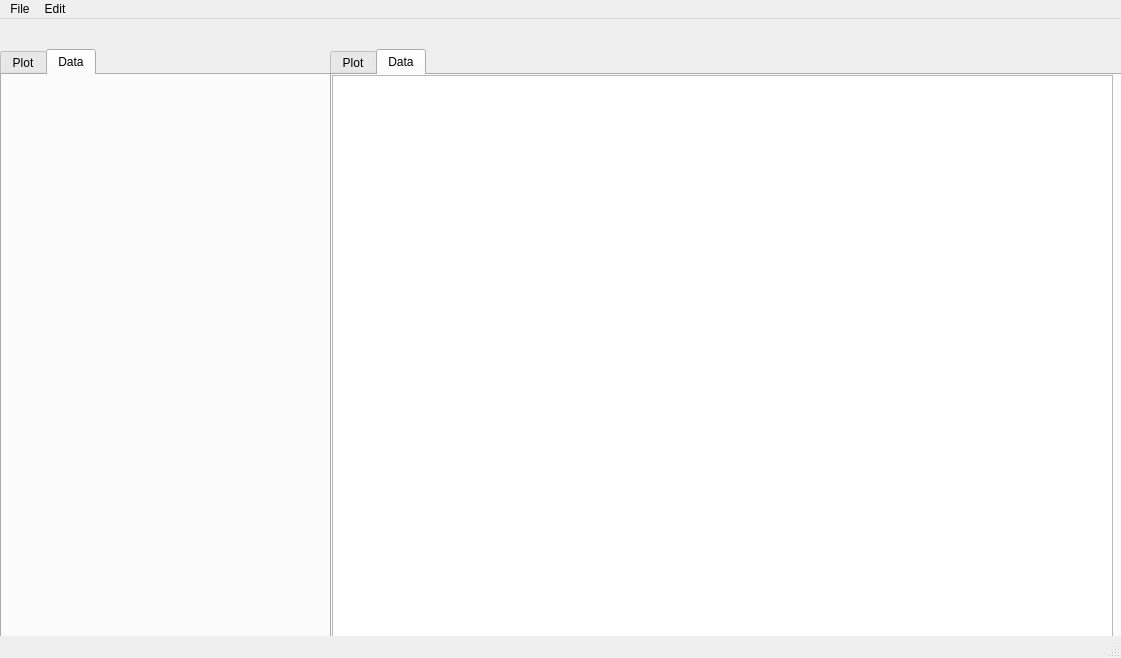
<?xml version="1.0" encoding="UTF-8"?>
<ui version="4.0">
 <class>MainWindow</class>
 <widget class="QMainWindow" name="MainWindow">
  <property name="geometry">
   <rect>
    <x>0</x>
    <y>0</y>
    <width>1121</width>
    <height>658</height>
   </rect>
  </property>
  <property name="windowTitle">
   <string>MainWindow</string>
  </property>
  <widget class="QWidget" name="centralwidget">
   <widget class="QTabWidget" name="Properties">
    <property name="enabled">
     <bool>true</bool>
    </property>
    <property name="geometry">
     <rect>
      <x>0</x>
      <y>30</y>
      <width>331</width>
      <height>591</height>
     </rect>
    </property>
    <property name="currentIndex">
     <number>1</number>
    </property>
    <widget class="QWidget" name="TabPropertiesPlot">
     <attribute name="title">
      <string>Plot</string>
     </attribute>
    </widget>
    <widget class="QWidget" name="TabPropertiesData">
     <attribute name="title">
      <string>Data</string>
     </attribute>
    </widget>
   </widget>
   <widget class="QTabWidget" name="View">
    <property name="geometry">
     <rect>
      <x>330</x>
      <y>30</y>
      <width>801</width>
      <height>601</height>
     </rect>
    </property>
    <property name="currentIndex">
     <number>1</number>
    </property>
    <widget class="QWidget" name="TabViewPlot">
     <attribute name="title">
      <string>Plot</string>
     </attribute>
    </widget>
    <widget class="QWidget" name="TabViewData">
     <attribute name="title">
      <string>Data</string>
     </attribute>
     <widget class="QTextBrowser" name="rawData">
      <property name="geometry">
       <rect>
        <x>0</x>
        <y>0</y>
        <width>781</width>
        <height>581</height>
       </rect>
      </property>
     </widget>
    </widget>
   </widget>
  </widget>
  <widget class="QMenuBar" name="menubar">
   <property name="geometry">
    <rect>
     <x>0</x>
     <y>0</y>
     <width>1121</width>
     <height>21</height>
    </rect>
   </property>
   <widget class="QMenu" name="menuFile">
    <property name="title">
     <string>File</string>
    </property>
    <widget class="QMenu" name="menuOpen_recent_CSV">
     <property name="title">
      <string>Open recent CSV</string>
     </property>
    </widget>
    <widget class="QMenu" name="menuOpen_recent_project">
     <property name="title">
      <string>Open recent project</string>
     </property>
    </widget>
    <addaction name="actionOpen_CSV"/>
    <addaction name="menuOpen_recent_CSV"/>
    <addaction name="actionClose"/>
    <addaction name="actionSave_as"/>
    <addaction name="separator"/>
    <addaction name="actionOpen_project"/>
    <addaction name="menuOpen_recent_project"/>
    <addaction name="actionSave"/>
    <addaction name="actionSave_as_2"/>
    <addaction name="actionClose_project"/>
   </widget>
   <widget class="QMenu" name="menuEdit">
    <property name="title">
     <string>Edit</string>
    </property>
    <addaction name="actionNight_mode"/>
    <addaction name="actionDay_mode"/>
    <addaction name="separator"/>
    <addaction name="actionFont_s_style"/>
    <addaction name="actionBackground_s_colour"/>
    <addaction name="actionFont_s_colour"/>
    <addaction name="actionBackground_font_s_colour"/>
    <addaction name="separator"/>
   </widget>
   <addaction name="menuFile"/>
   <addaction name="menuEdit"/>
  </widget>
  <widget class="QStatusBar" name="statusbar"/>
  <action name="actionOpen_CSV">
   <property name="text">
    <string>Open CSV</string>
   </property>
  </action>
  <action name="actionClose">
   <property name="text">
    <string>Save</string>
   </property>
  </action>
  <action name="actionSave_as">
   <property name="text">
    <string>Save as</string>
   </property>
  </action>
  <action name="actionOpen_project">
   <property name="text">
    <string>Open project</string>
   </property>
  </action>
  <action name="actionSave">
   <property name="text">
    <string>Save</string>
   </property>
  </action>
  <action name="actionSave_as_2">
   <property name="text">
    <string>Save as</string>
   </property>
  </action>
  <action name="actionClose_project">
   <property name="text">
    <string>Close project</string>
   </property>
  </action>
  <action name="actionFont_s_style">
   <property name="text">
    <string>Font's style</string>
   </property>
  </action>
  <action name="actionBackground_s_colour">
   <property name="text">
    <string>Background's colour</string>
   </property>
  </action>
  <action name="actionFont_s_colour">
   <property name="text">
    <string>Font's colour</string>
   </property>
  </action>
  <action name="actionBackground_font_s_colour">
   <property name="text">
    <string>Background font's colour</string>
   </property>
  </action>
  <action name="actionNight_mode">
   <property name="text">
    <string>Night mode</string>
   </property>
  </action>
  <action name="actionDay_mode">
   <property name="text">
    <string>Day mode</string>
   </property>
  </action>
 </widget>
 <resources/>
 <connections/>
</ui>
